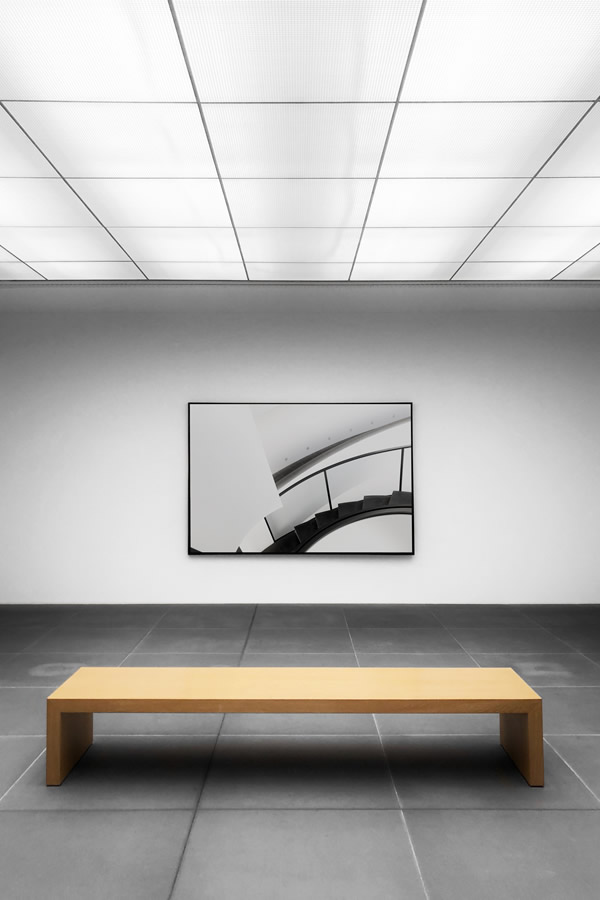
#> input picture app/models/testImg.jpg, 600 x 900 px; the run also reads 1 picture not shown here
$ python image.py
#> lines starting #> are read from the running program, lines starting #| are printed output that depends on the picture
import numpy as np
import cv2
from matplotlib import pyplot as plt

img1 = cv2.imread('testImg.jpg',0)          # queryImage
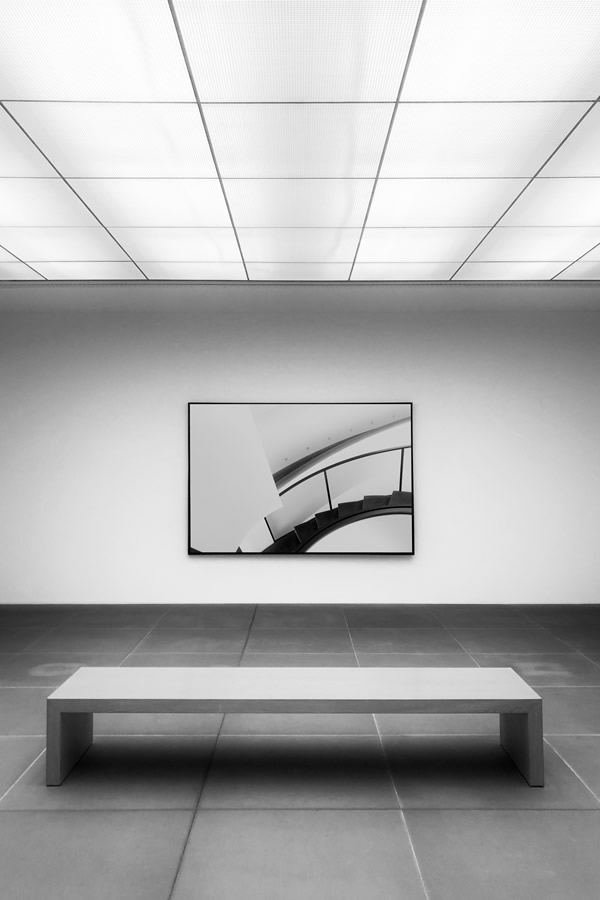
#> img1: shape (900, 600); min 0, max 255, mean 177.5
img2 = cv2.imread('testImg2.jpg',0) # trainImage

# Initiate SIFT detector
sift = cv2.xfeatures2d.SIFT_create()

# find the keypoints and descriptors with SIFT
kp1, des1 = sift.detectAndCompute(img1,None)
#> kp1 = 150 keypoints; strongest (x, y, size): (192, 552, 6.6), (293, 542, 25.5), (413, 553, 2.7), (411, 403, 1.8)
kp2, des2 = sift.detectAndCompute(img2,None)
#> kp2 has the same summary as kp1

# BFMatcher with default params
bf = cv2.BFMatcher()
matches = bf.knnMatch(des1,des2, k=2)
#> matches = 150 matches

# Apply ratio test
good = []
for m,n in matches:
    if m.distance < 0.75*n.distance:
        good.append([m])
        a=len(good)
        percent=(a*100)/len(kp2)
    print("{} % similarity".format(percent))
    if percent >= 75.00:
        print('Match Found')
    if percent < 75.00:
        print('Match not Found')
#> this loop made 150 passes
#> percent on passes 1 to 12: 0.667, 1.33, 2, 2.67, 3.33, 4, 4.67, 5.33, 6, 6.67, 7.33, 8
#> (printed output is left out)
#> after the loop, good = 150 matches
# cv2.drawMatchesKnn expects list of lists as matches.
img3 = cv2.drawMatchesKnn(img1,kp1,img2,kp2,good,flags=2,outImg=None)
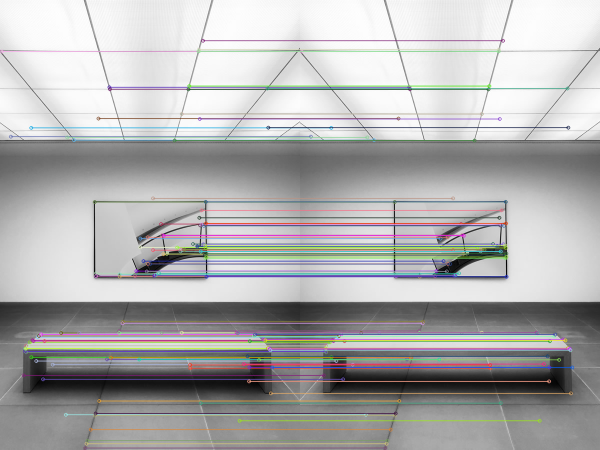
#> img3: shape (900, 1200, 3) (shown at 1/2 size); mean of channels 0, 1, 2 174.3, 174.2, 174.6; drawn as B, G, R

plt.imshow(img3),plt.show()
plt.savefig("matplotlib.png") #running in windows subsystem for linux bc no backend
